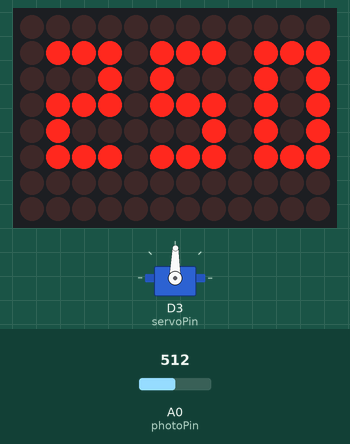
This sketch was run on a simulated Arduino Uno R4 WiFi. Parts: servo, 12×8 LED matrix. The test bench sets the inputs (shaded band); at power-on: A0 (photoPin) = 512.

Above: at 1.2 s.
1.3 s: A0 (photoPin) set to 716
At 2.4 s:
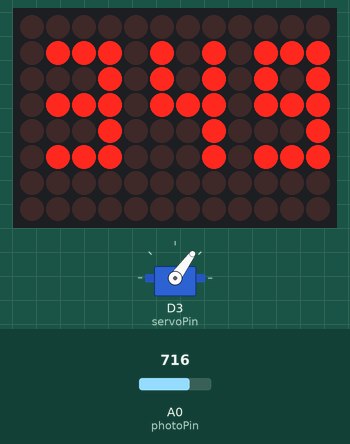
2.9 s: A0 (photoPin) set to 900
At 3.6 s:
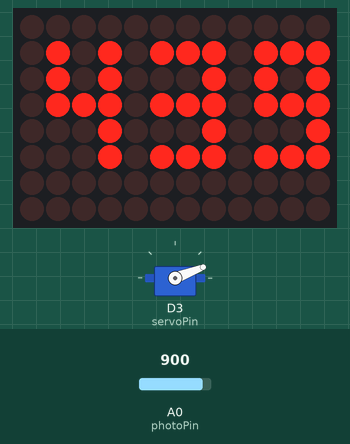
4.5 s: A0 (photoPin) set to 1023
At 4.9 s:
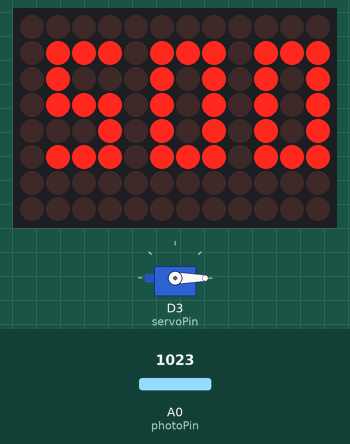
6.1 s: A0 (photoPin) set to 306
At 7.4 s:
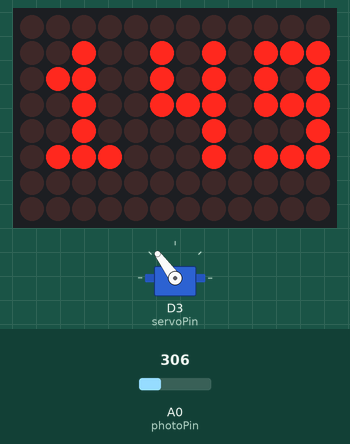
7.7 s: A0 (photoPin) set to 122
At 8.6 s:
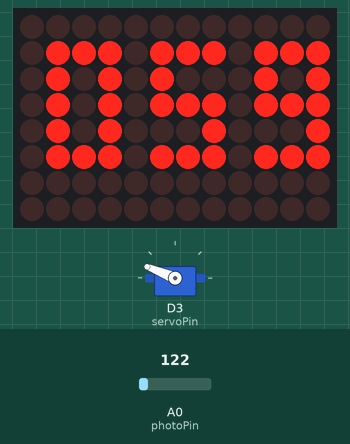
9.3 s: A0 (photoPin) set to 0
At 9.9 s:
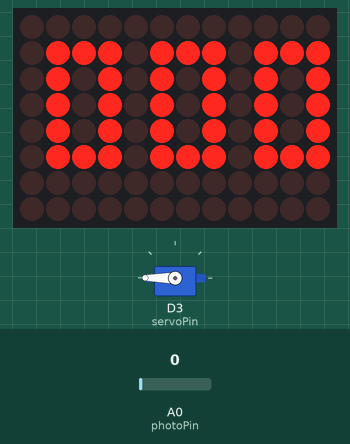
Timing chart, 0 to 11.9 s (numbered marks = the images above; inputs shaded):
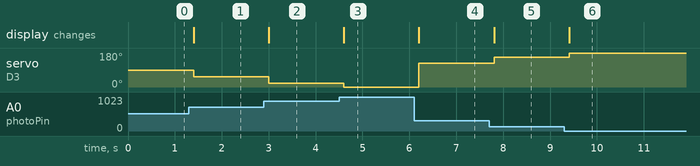

The sketch:

33_HW_Servo_And_Photoresistor.ino
```cpp
/*
This is the homework from episode 33 of Paul McWhorter's course on the Arduino Uno R4 Wifi.
The brief was to indicate the brightness detected by the photoresistor and display the information contained in the
voltage that is present when the photoresistor forms part of a voltage divider with a 10kOhm resistor connected between a 5V rail and GND.

I chose to have a servo angle represent this. The full scale deflection is 180°. The servo used is the SG90 micro servo as this course of lessons
uses the Sunfounder Elite Explorer kit and the servo comes supplied. Datasheet: http://www.ee.ic.ac.uk/pcheung/teaching/DE1_EE/stores/sg90_datasheet.pdf
I will also have the built in LED matrix of the R4 Wifi display the voltage measured at the analog pin to 2 d.p.
https://www.hackster.io/Klausj/three-digit-number-on-uno-r4-wifi-led-matrix-fe74cd
*/

#include "ArduinoGraphics.h"
#include "Arduino_LED_Matrix.h"
#include "WifiMatrix3dig.h" // Manually place this in the same directory as this INO file.

#include <Servo.h>


// Global variables:
  // Servo:
int servoPin = 3;
int dt = 20;
Servo myServo;

  // Photoresistor:
int photoPin = A0;
int V;
int DT = 200;

  // Matrix:
ArduinoLEDMatrix matrix;
byte myframe[8][12]; // Don't call this 'frame' as there is a variable 'frame' in the WifiMatrix3dig.h library.

void setup() {
  // put your setup code here, to run once:
  pinMode(photoPin, INPUT);
  myServo.attach(servoPin);
  matrix.begin();
}

void loop() {
  // put your main code here, to run repeatedly:
  //myServo.write(180);
  V = analogRead(photoPin);
  show3dig(matrix, 500.*V/1023);
  myServo.write(180 - 180.*V/1023);
  delay(DT);
}
```

WiFiMatrix3dig.h
```cpp
#ifndef WiFiMatrix3dig
#define WiFiMatrix3dig

//#include "Arduino_LED_Matrix.h"

void add_to_frame(int index, int pos);

byte fonts[][8] = {
  { 0, 7, 5, 5, 5, 7, 0, 0}, // 0
  { 0, 2, 6, 2, 2, 7, 0, 0}, // 1
  { 0, 7, 1, 7, 4, 7, 0, 0}, // 2
  { 0, 7, 1, 7, 1, 7, 0, 0}, // 3
  { 0, 5, 5, 7, 1, 1, 0, 0}, // 4
  { 0, 7, 4, 7, 1, 7, 0, 0}, // 5
  { 0, 7, 4, 7, 5, 7, 0, 0}, // 6
  { 0, 7, 1, 1, 1, 1, 0, 0}, // 7
  { 0, 7, 5, 7, 5, 7, 0, 0}, // 8
  { 0, 7, 5, 7, 1, 7, 0, 0}, // 9
};

byte empty[8][12], frame[8][12];

void show3dig(ArduinoLEDMatrix &m, int x) {
  byte hun = x / 100;
  byte rem = x % 100;
  byte ten = rem / 10;
  byte one = rem % 10;
  memcpy(frame, empty, sizeof empty);
  add_to_frame(hun, -1);
  add_to_frame(ten, 3);
  add_to_frame(one, 7);
  m.renderBitmap(frame, 8, 12);
}

void add_to_frame(int index, int pos) {
  for (int row = 0; row < 8; row++) {
    long temp = fonts[index][row] << (7 - pos);
    for (int col = 0; col < 12; col++) {
      frame[row][col] |= (temp >> (11 - col)) & 1;
    }
  }
}

#endif
```

Measured:
- after the input at 1.3 s, servo on D3 (servoPin): 89° → 54° after 0.10 s; the display: changes after 0.10 s (image 1)
- after the input at 2.9 s, servo on D3 (servoPin): 54° → 21° after 0.10 s; the display: changes after 0.10 s (image 2)
- after the input at 4.5 s, servo on D3 (servoPin): 21° → 0° after 0.10 s; the display: changes after 0.10 s (image 3)
- after the input at 6.1 s, servo on D3 (servoPin): 0° → 126° after 0.11 s; the display: changes after 0.11 s (image 4)
- after the input at 7.7 s, servo on D3 (servoPin): 126° → 158° after 0.11 s; the display: changes after 0.11 s (image 5)
- after the input at 9.3 s, servo on D3 (servoPin): 158° → 180° after 0.11 s; the display: changes after 0.11 s (image 6)
